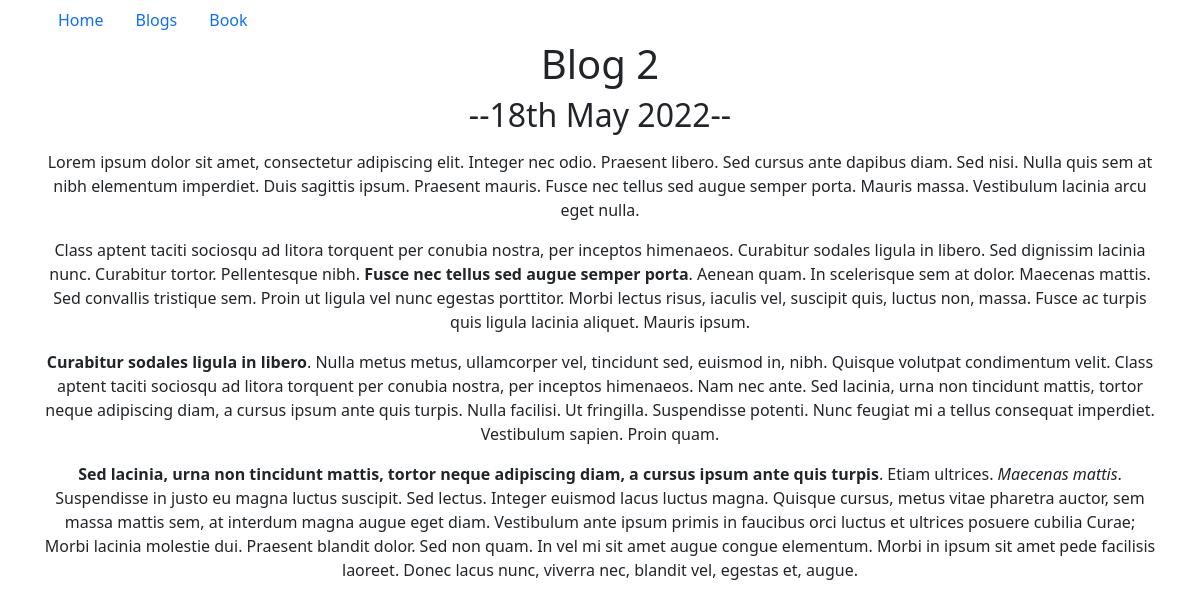
Page /blog/8/ on the committed database.
### blog/models.py (models this page shows, shortened)
class Blog(models.Model):
	title = models.CharField(max_length=200)
	date = models.DateField()
	description = models.TextField(max_length=2000)

### blog/views.py (the view)
# urls.py: path('blog/<int:blog_id>/', views.detail, name='detail'),
def detail(request, blog_id):
	blog = get_object_or_404(Blog, pk=blog_id)
	return render(request, 'blog/detail.html', { 'blog':blog })

### blog/templates/blog/detail.html (shortened to what this page needs)
{% extends 'portfolio/base.html' %}
{% block content %}
	<h1>{{ blog.title }}</h1>
	<h2>--{{ blog.date|date:'jS F Y' }}--</h2>
	<p>{{ blog.description|safe }}</p>
{% endblock %}

### rows in the picture
Blog: title "Blog 2", date "18th May 2022", description "Lorem ipsum dolor sit amet, consectetur adipiscing elit. Integer nec odio. Praesent libero. Sed cursus ante dapibus diam. Sed nisi. Nulla quis sem at nibh elementum imperdiet. Duis sagittis ipsum. Praesent mauris. Fusce nec tellus sed augue semper porta. Mauris massa. Vestibulum lacinia arcu eget nulla. Class aptent taciti sociosqu ad litora torquent per conubia nostra, per inceptos himenaeos. Curabitur sodales ligula in libero. Sed dignissim lacinia nunc. Curabitur tortor. Pellentesque nibh. Fusce nec tellus sed augue semper porta . Aenean quam. In scelerisque sem at dolor. Maecenas mattis. Sed convallis tristique sem. Proin ut ligula vel nunc egestas porttitor. Morbi lectus risus, iaculis…"
